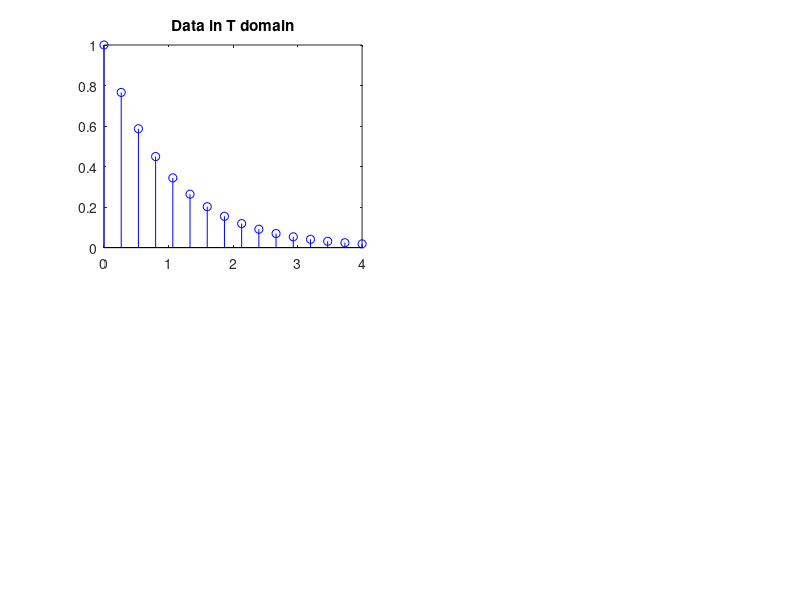

This figure's MATLAB source:
close;
t=linspace(0,4,16);
y1=exp(-(1+j)*t);
y=[real(y1),imag(y1)];
save('D:\Sc_lib\sc1\msvc60\examples\fft_fxpt\test.mat','y');
subplot(2,2,1);
stem(t,abs(y1),'b');
title('Data in T domain');
